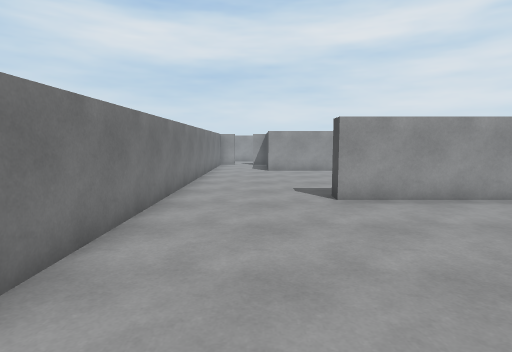
view 1 (above)

18 first-person views from a walk through a scene from a Unity 3-D project. The camera is 1.4 m above the floor, tilts 6° down and sees 80° across. The floor is counted in squares, 1 m on a side. Each view is taken from the middle of a square. On the plan, view 1 faces up. The plan holds only what a view shows up to about 14 squares ahead; the rest is blank. The place goes on beyond the plan.

view 2
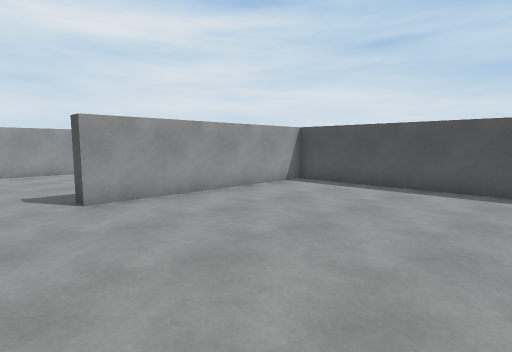

view 3
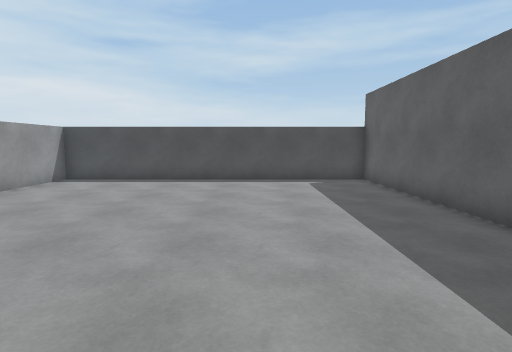

view 4
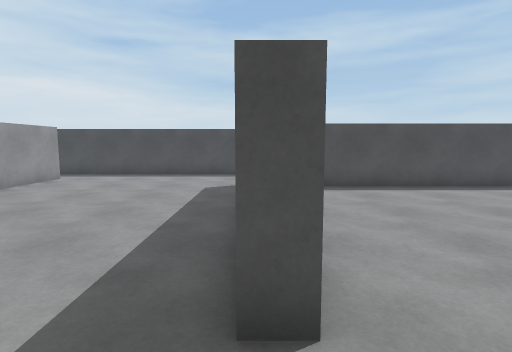

view 5
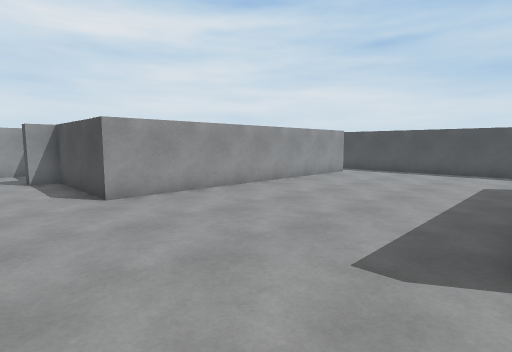

view 6
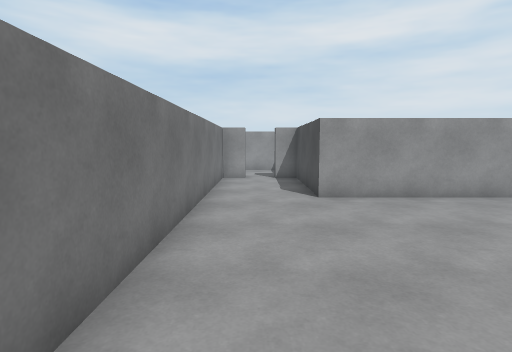

view 7
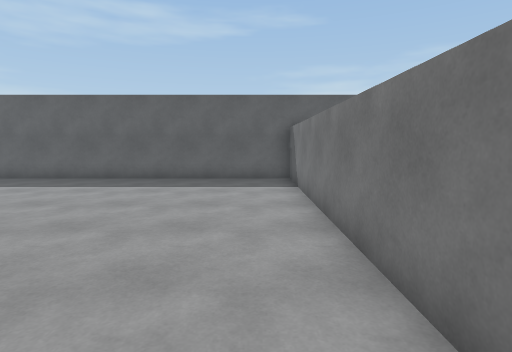

view 8
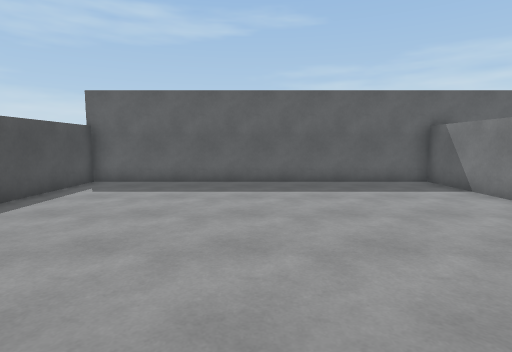

view 9
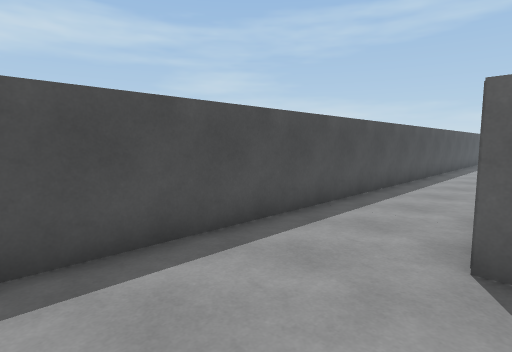

view 10
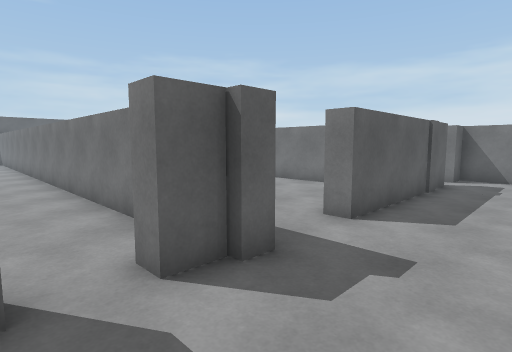

view 11
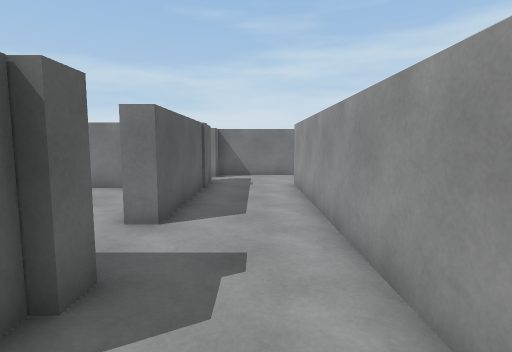

view 12
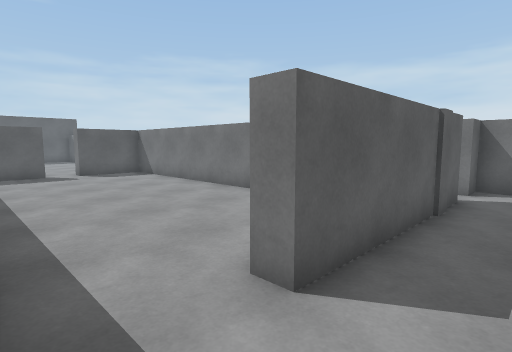

view 13
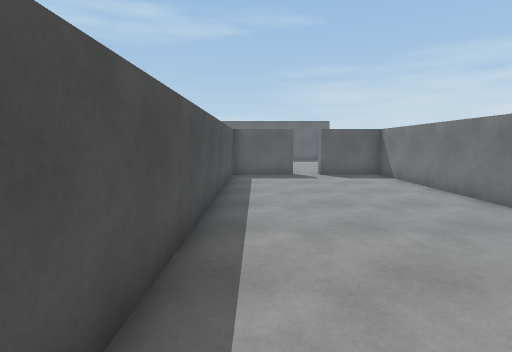

view 14
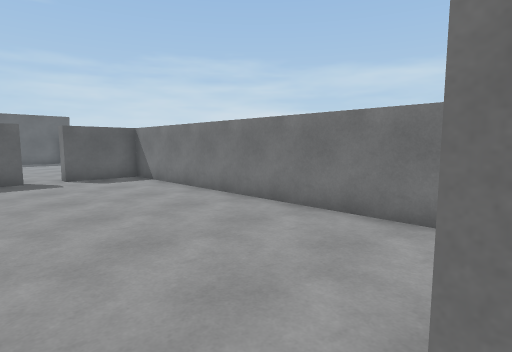

view 15
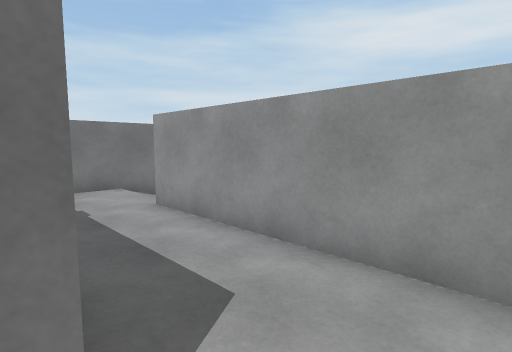

view 16
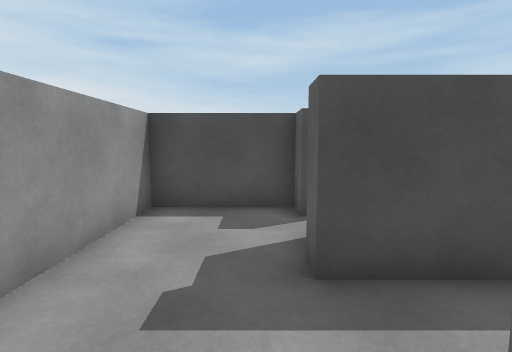

view 17
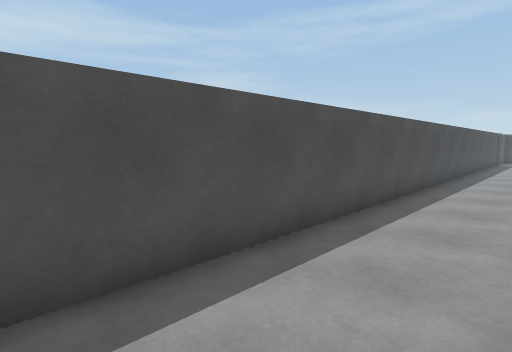

view 18
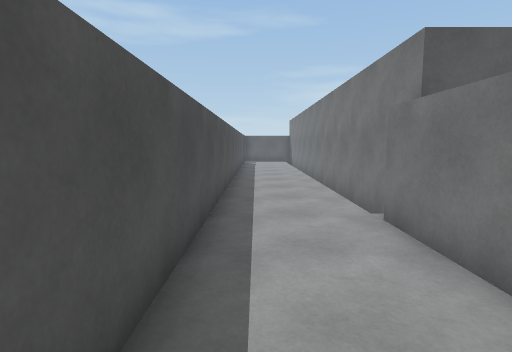

### Floor plan
Points are (right, up) in squares from view 1. A wall is a line through its corners. A room is listed if a view was taken in it or the views show most of it. See-through windows are left out.
Room 1 (views 1, 2, 3, 4, 5, 6, 7, 8, 9, 17, 18)
walls: (10.6, -1.8) (10.6, -4.6); (10.2, -5.5) (10.2, -10.5); (12.4, 15.9) (0.7, 15.9) (0.7, 20.5) (-0.2, 20.5); (-1.5, 20.5) (-2.4, 20.5) (-2.4, -4.3) (10, -4.3) (10, 7.5) (2, 7.5) (2, 8.2); (13.9, -10.5) (13.9, 15.5)
ways out: opening at (-1, 21) to room 2; opening at (13, 16)
Room 2 (views 10, 11, 12, 13, 14, 15, 16)
walls: (-3, 21.3) (-2.4, 21.3) (-2.4, 21.1) (-1.5, 21.1) (-1.5, 20.5); (-11.6, 21.3) (-5.2, 21.3) (-5.2, 20.6); (-13.7, 25.5) (-13.7, 21.3) (-12.8, 21.3); (-0.2, 20.5) (-0.2, 21.1) (0.7, 21.1) (0.7, 24.3) (-10.8, 24.3)
ways out: opening at (-1, 21) to room 1; opening at (-4.5, 21) to room 3; opening at (-12, 21)
Room 3 (no view inside)
walls: (-5.8, 8.1) (-3, 8.1) (-3, 21.3); (-9.6, 19.6) (-9.6, 8.1) (-7, 8.1) (-7, 7.5)
ways out: opening at (-4.5, 21) to room 2; opening at (-6, 8)

Positions as (right, up) in squares from view 1, and headings:
1: (0, 0), facing up
2: (0, 0), facing up-right
3: (-2, 0), facing right
4: (0, 8), facing right
5: (-2, 8), facing up-right
6: (-1, 8), facing up
7: (-1, 8), facing down
8: (4, 7), facing down
9: (10, 12), facing down-right
10: (0, 24), facing down-left
11: (0, 23), facing left
12: (-3, 23), facing down-left
13: (-4, 22), facing down
14: (-4, 21), facing down-left
15: (-4, 21), facing up-left
16: (-6, 22), facing right
17: (11, 4), facing down-right
18: (13, 1), facing down
